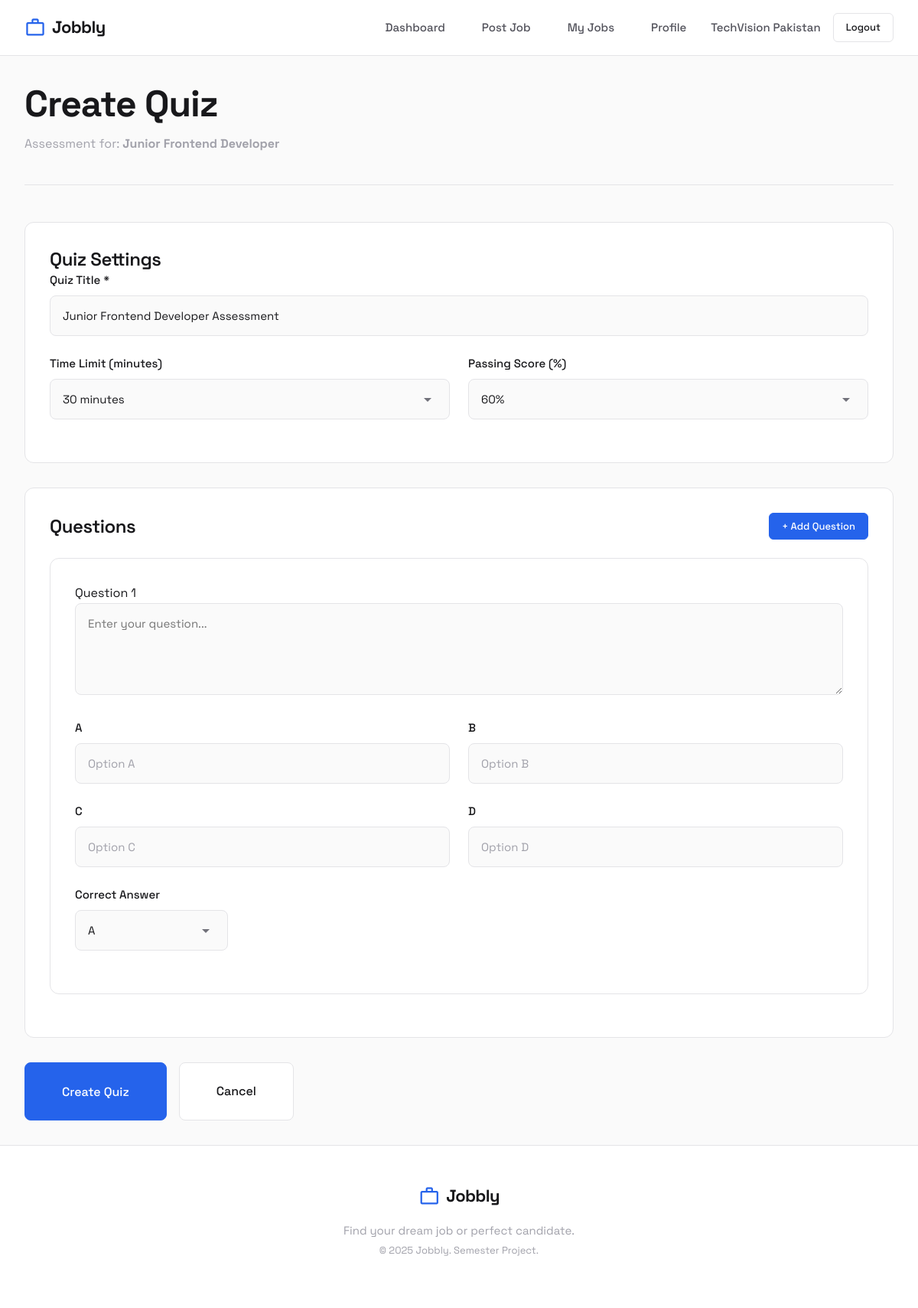
Screenshot of /company/create-quiz.php?job=2 (signed in) with the database file from the repository.
### tables this page shows
CREATE TABLE jobs (
    job_id INT AUTO_INCREMENT PRIMARY KEY,
    company_id INT NOT NULL,
    title VARCHAR(255) NOT NULL,
    description TEXT,
    location VARCHAR(255),
    salary_min INT,
    salary_max INT,
    job_type ENUM('full-time', 'part-time', 'internship', 'contract', 'remote') DEFAULT 'full-time',
    required_skills TEXT,
    required_education ENUM('Matric', 'Inter', 'BS', 'MS', 'PhD') DEFAULT 'Matric',
    posted_date TIMESTAMP DEFAULT CURRENT_TIMESTAMP,
    status ENUM('active', 'closed') DEFAULT 'active',
    FOREIGN KEY (company_id) REFERENCES companies(company_id) ON DELETE CASCADE
);

### includes/functions.php (called while the page is built, shortened)
<?php
function e($string) {
    return htmlspecialchars($string, ENT_QUOTES, 'UTF-8');
}

### company/create-quiz.php (the view, shortened to what this page needs)
<?php
$jobId = $_GET['job'] ?? null;
$db = getDB();
$stmt = $db->prepare("SELECT * FROM jobs WHERE job_id = ? AND company_id = ?");
$stmt->execute([$jobId, $_SESSION['company_id']]);
$job = $stmt->fetch();
require_once __DIR__ . '/../includes/header.php';
?>
<div class="page-header">
    <h1 class="page-title">Create Quiz</h1>
    <p class="page-subtitle">Assessment for: <strong><?= e($job['title']) ?></strong></p>
</div>
<form method="POST" action="" id="quizForm">
    <div class="card" style="margin-bottom: var(--space-xl);">
        <h3>Quiz Settings</h3>
        <div class="form-group">
            <label class="form-label" for="title">Quiz Title *</label>
            <input type="text" id="title" name="title" class="form-input"
                   value="<?= e($_POST['title'] ?? $job['title'] . ' Assessment') ?>">
        </div>
        <div class="form-row">
            <div class="form-group">
                <label class="form-label" for="duration">Time Limit (minutes)</label>
                <select id="duration" name="duration" class="form-select">
                    <option value="30" <?= ($_POST['duration'] ?? '30') == '30' ? 'selected' : '' ?>>30 minutes</option>
                </select>
            </div>
            <div class="form-group">
                <label class="form-label" for="passing_score">Passing Score (%)</label>
                <select id="passing_score" name="passing_score" class="form-select">
                    <option value="60" <?= ($_POST['passing_score'] ?? '60') == '60' ? 'selected' : '' ?>>60%</option>
                </select>
            </div>
        </div>
    </div>
    <div class="card" style="margin-bottom: var(--space-xl);">
        <div class="flex justify-between items-center" style="margin-bottom: var(--space-lg);">
            <h3 style="margin: 0;">Questions</h3>
            <button type="button" class="btn btn-primary btn-sm" onclick="addQuestion()">
                + Add Question
            </button>
        </div>
        <div id="questionsList">
            <div class="question-block" data-index="0">
                <div class="question-card">
                    <div class="question-header">
                        <span class="question-num">Question 1</span>
                    </div>
                    <div class="form-group">
                        <textarea name="questions[0][text]" class="form-textarea" rows="2"
                                  placeholder="Enter your question..."></textarea>
                    </div>
                    <div class="form-row">
                        <div class="form-group">
                            <label class="form-label">A</label>
                            <input type="text" name="questions[0][option_a]" class="form-input" placeholder="Option A">
                        </div>
                        <div class="form-group">
                            <label class="form-label">B</label>
                            <input type="text" name="questions[0][option_b]" class="form-input" placeholder="Option B">
                        </div>
                    </div>
                    <div class="form-row">
                        <div class="form-group">
                            <label class="form-label">C</label>
                            <input type="text" name="questions[0][option_c]" class="form-input" placeholder="Option C">
                        </div>
                        <div class="form-group">
                            <label class="form-label">D</label>
                            <input type="text" name="questions[0][option_d]" class="form-input" placeholder="Option D">
                        </div>
                    </div>
                    <div class="form-group">
                        <label class="form-label">Correct Answer</label>
                        <select name="questions[0][correct]" class="form-select" style="max-width: 200px;">
                            <option value="A" selected>A</option>
                        </select>
                    </div>
                </div>
            </div>
        </div>
    </div>
    <div class="flex gap-md">
        <button type="submit" class="btn btn-primary btn-lg">Create Quiz</button>
        <a href="<?= SITE_URL ?>/company/manage-jobs.php" class="btn btn-lg">Cancel</a>
    </div>
</form>
<?php require_once __DIR__ . '/../includes/footer.php'; ?>

### assets/css/variables.css (style rules this page uses)
:root { --primary: #2563eb; --primary-hover: #1d4ed8; --primary-light: #eff6ff; --primary-subtle: rgba(37, 99, 235, 0.06); --accent-yellow: #f59e0b; --accent-green: #10b981; --accent-red: #ef4444; --accent-purple: #8b5cf6; --success: #22c55e; --bg: #fafafa; --bg-alt: #ffffff; --bg-elevated: #ffffff; --text: #18181b; --text-secondary: #52525b; --text-muted: #a1a1aa; --border: #e4e4e7; --border-hover: #d4d4d8; --shadow-xs: 0 1px 2px rgba(0, 0, 0, 0.04); --shadow-sm: 0 2px 4px rgba(0, 0, 0, 0.04), 0 1px 2px rgba(0, 0, 0, 0.02); --shadow-md: 0 4px 12px rgba(0, 0, 0, 0.06), 0 2px 4px rgba(0, 0, 0, 0.04); --shadow-lg: 0 8px 24px rgba(0, 0, 0, 0.08), 0 4px 8px rgba(0, 0, 0, 0.04); --shadow-xl: 0 16px 48px rgba(0, 0, 0, 0.1); --ring: 0 0 0 3px rgba(37, 99, 235, 0.15); --space-xs: 0.25rem; --space-sm: 0.5rem; --space-md: 1rem; --space-lg: 1.5rem; --space-xl: 2rem; --space-2xl: 3rem; --space-3xl: 4rem; --border-width: 1px; --radius-sm: 6px; --radius-md: 8px; --radius-lg: 12px; --radius-xl: 16px; --radius-full: 9999px; --transition-fast: 0.15s ease; --transition: 0.2s ease; --transition-slow: 0.3s ease; }

### assets/css/style.css (style rules this page uses)
* { margin: 0; padding: 0; box-sizing: border-box; }
html { scroll-behavior: smooth; }
body { font-family: 'Space Grotesk', -apple-system, BlinkMacSystemFont, sans-serif; background: var(--bg); color: var(--text); line-height: 1.6; min-height: 100vh; display: flex; flex-direction: column; -webkit-font-smoothing: antialiased; -moz-osx-font-smoothing: grayscale; }
h1, h2, h3, h4, h5, h6 { font-weight: 600; line-height: 1.3; letter-spacing: -0.02em; color: var(--text); }
h1 { font-size: clamp(2rem, 5vw, 3rem); font-weight: 700; }
h3 { font-size: clamp(1.125rem, 3vw, 1.5rem); }
p { margin-bottom: var(--space-md); color: var(--text-secondary); }
a { color: var(--primary); text-decoration: none; transition: all 0.2s ease; position: relative; }
.page-header { margin-bottom: var(--space-2xl); padding-bottom: var(--space-lg); border-bottom: var(--border-width) solid var(--border); }
.page-title { margin-bottom: var(--space-sm); }
.page-subtitle { color: var(--text-muted); }
.flex { display: flex; }
.items-center { align-items: center; }
.justify-between { justify-content: space-between; }
.gap-md { gap: var(--space-md); }

### assets/css/components.css (style rules this page uses)
.btn { display: inline-flex; align-items: center; justify-content: center; gap: var(--space-sm); padding: var(--space-md) var(--space-lg); font-family: inherit; font-size: 0.9375rem; font-weight: 500; text-decoration: none; border: var(--border-width) solid var(--border); border-radius: var(--radius-md); cursor: pointer; transition: all 0.2s cubic-bezier(0.4, 0, 0.2, 1); background: var(--bg-alt); color: var(--text); position: relative; overflow: hidden; }
.btn-primary { background: var(--primary); color: white; border-color: var(--primary); }
.btn-sm { padding: var(--space-sm) var(--space-md); font-size: 0.8125rem; border-radius: var(--radius-sm); }
.btn-lg { padding: var(--space-lg) var(--space-2xl); font-size: 1rem; }
.card { background: var(--bg-alt); border: var(--border-width) solid var(--border); border-radius: var(--radius-lg); padding: var(--space-xl); transition: all 0.3s cubic-bezier(0.4, 0, 0.2, 1); }
.form-group { margin-bottom: var(--space-lg); }
.form-label { display: block; font-weight: 500; font-size: 0.9375rem; margin-bottom: var(--space-sm); color: var(--text); }
.form-input, .form-select, .form-textarea { width: 100%; padding: var(--space-md); font-family: inherit; font-size: 0.9375rem; background: var(--bg); color: var(--text); border: var(--border-width) solid var(--border); border-radius: var(--radius-md); transition: var(--transition); }
.form-input::placeholder { color: var(--text-muted); }
.form-textarea { resize: vertical; min-height: 120px; }
.form-select { cursor: pointer; appearance: none; background-repeat: no-repeat; background-position: right var(--space-md) center; padding-right: var(--space-2xl); }
.form-row { display: grid; grid-template-columns: repeat(auto-fit, minmax(200px, 1fr)); gap: var(--space-lg); }
.question-card { background: var(--bg-alt); border: var(--border-width) solid var(--border); border-radius: var(--radius-lg); padding: var(--space-xl); margin-bottom: var(--space-lg); }

### rows the page displays
jobs: title "Junior Frontend Developer", title "Junior Frontend Developer Assessment"

### other values shown
SITE_NAME "Jobbly"
$_SESSION['company_name'] "TechVision Pakistan"
